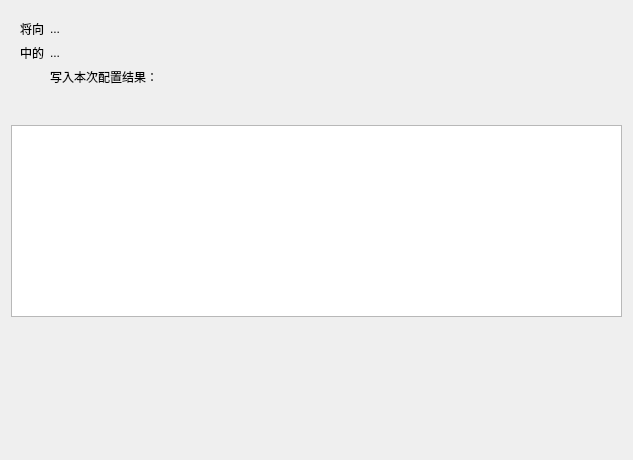
<?xml version="1.0" encoding="UTF-8"?>
<ui version="4.0">
 <class>Final_Confirm</class>
 <widget class="QWidget" name="Final_Confirm">
  <property name="geometry">
   <rect>
    <x>0</x>
    <y>0</y>
    <width>633</width>
    <height>460</height>
   </rect>
  </property>
  <property name="windowTitle">
   <string notr="true">Final_Confirm</string>
  </property>
  <layout class="QVBoxLayout" name="verticalLayout_2">
   <item>
    <widget class="QWidget" name="widget" native="true">
     <layout class="QFormLayout" name="formLayout">
      <property name="labelAlignment">
       <set>Qt::AlignRight|Qt::AlignTrailing|Qt::AlignVCenter</set>
      </property>
      <item row="0" column="0">
       <widget class="QLabel" name="label">
        <property name="text">
         <string>将向</string>
        </property>
       </widget>
      </item>
      <item row="0" column="1">
       <widget class="QLabel" name="devicesJsonPathLabel">
        <property name="text">
         <string notr="true">...</string>
        </property>
       </widget>
      </item>
      <item row="1" column="0">
       <widget class="QLabel" name="label_2">
        <property name="text">
         <string>中的</string>
        </property>
       </widget>
      </item>
      <item row="1" column="1">
       <widget class="QLabel" name="deviceInfoLabel">
        <property name="text">
         <string notr="true">...</string>
        </property>
       </widget>
      </item>
      <item row="2" column="1">
       <widget class="QLabel" name="label_3">
        <property name="text">
         <string>写入本次配置结果：</string>
        </property>
       </widget>
      </item>
     </layout>
    </widget>
   </item>
   <item>
    <widget class="QWidget" name="widget_2" native="true">
     <layout class="QHBoxLayout" name="horizontalLayout"/>
    </widget>
   </item>
   <item>
    <widget class="QTableView" name="tableView"/>
   </item>
   <item>
    <spacer name="verticalSpacer">
     <property name="orientation">
      <enum>Qt::Vertical</enum>
     </property>
     <property name="sizeHint" stdset="0">
      <size>
       <width>20</width>
       <height>40</height>
      </size>
     </property>
    </spacer>
   </item>
  </layout>
 </widget>
 <resources/>
 <connections/>
</ui>
